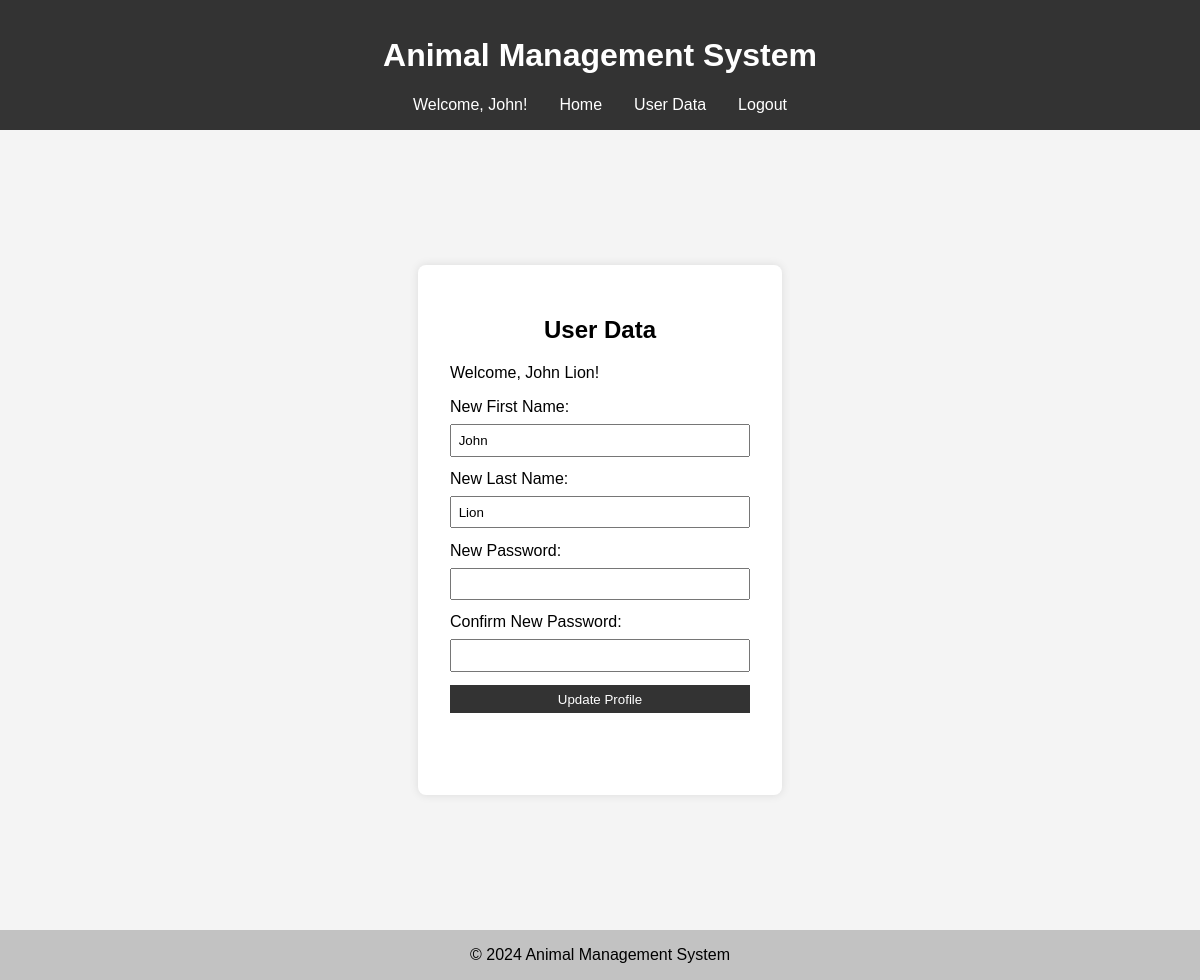
Page /pages/users.php (signed in) on the committed database.
### tables this page shows
CREATE TABLE `users` (
  `user_id` int(11) NOT NULL AUTO_INCREMENT,
  `username` varchar(255) NOT NULL,
  `password` varchar(255) NOT NULL,
  `first_name` varchar(255) DEFAULT NULL,
  `last_name` varchar(255) DEFAULT NULL,
  `role_id` int(11) NOT NULL,
  PRIMARY KEY (`user_id`),
  UNIQUE KEY `username` (`username`),
  KEY `fk_role` (`role_id`),
  CONSTRAINT `fk_role` FOREIGN KEY (`role_id`) REFERENCES `roles` (`role_id`)
);

### includes/db.php (called while the page is built, shortened)
<?php
function getUserData($user_id, $conn) {
    $query = "SELECT * FROM users WHERE user_id = $user_id";
    $result = $conn->query($query);
    if ($result->num_rows > 0) {
        return $result->fetch_assoc();
    } else {
        return false;
    }
}
?>

### pages/users.php (the view, shortened to what this page needs)
<?php
include_once '../includes/db.php';
?>
<?php
    include '../includes/header.php';
?>
<main>
    <section>
        <h2>User Data</h2>
        <p>Welcome, <?php echo $user_data['first_name'] . ' ' . $user_data['last_name']; ?>!</p>
        <form action="users.php" method="post">
            <label for="new_first_name">New First Name:</label>
            <input type="text" id="new_first_name" name="new_first_name" value="<?php echo $user_data['first_name']; ?>" required>
            <label for="new_last_name">New Last Name:</label>
            <input type="text" id="new_last_name" name="new_last_name" value="<?php echo $user_data['last_name']; ?>">
            <label for="new_password">New Password:</label>
            <input type="password" id="new_password" name="new_password" required>
            <label for="confirm_new_password">Confirm New Password:</label>
            <input type="password" id="confirm_new_password" name="confirm_new_password" required>
            <button type="submit">Update Profile</button>
        </form>
        <p><a href="index.php">Back to Home</a></p>
    </section>
</main>
<?php include '../includes/footer.php'; ?>

### includes/header.php (shortened to what this page needs)
<!DOCTYPE html>
<html lang="en">
<head>
    <link rel="stylesheet" href="../css/style.css">
</head>
<body>
    <header>
        <h1>Animal Management System</h1>
        <nav>
            <ul>
                <?php
                include_once '../includes/db.php';
                if (isset($_SESSION['user_id'])) {
                    $user_data = getUserData($_SESSION['user_id'], $conn);
                    echo '<li>Welcome, ' . $user_data['first_name'] . '!</li>';
                }
                ?>
                <li><a href="index.php">Home</a></li>
                <?php
                if (!isset($_SESSION['user_id'])) {
                    echo '<li><a href="register.php">Register</a></li>';
                    echo '<li><a href="login.php">Login</a></li>';
                } else {
                    echo '<li><a href="users.php">User Data</a></li>';
                    echo '<li><a href="logout.php">Logout</a></li>';
                }
                ?>
            </ul>
        </nav>
    </header>
    <main>

### css/style.css (style rules this page uses)
body { font-family: Arial, sans-serif; margin: 0; padding: 0; background-color: #f4f4f4; }
header { background-color: #333; color: #fff; text-align: center; padding: 1em 0; }
nav { margin-top: 1em; }
ul { list-style: none; padding: 0; margin: 0; display: flex; justify-content: center; }
li { margin: 0 1em; }
a { text-decoration: none; color: #fff; }
main { display: flex; justify-content: center; align-items: center; height: 100vh; }
section { background-color: #fff; padding: 2em; border-radius: 8px; box-shadow: 0 0 10px rgba(0, 0, 0, 0.1); width: 300px; }
h2 { text-align: center; }
label { display: block; margin-bottom: 0.5em; }
input { width: 100%; padding: 0.5em; margin-bottom: 1em; box-sizing: border-box; }
button { background-color: #333; color: #fff; padding: 0.5em; border: none; cursor: pointer; width: 100%; }

### rows in the picture
users: first_name "John", last_name "Lion", new_first_name "John", new_last_name "Lion"
